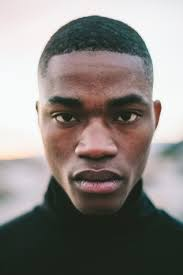
#> input picture FaceDetection/close_up.jpg, 183 x 275 px
$ python face_classifier.py
#> lines starting #> are read from the running program, lines starting #| are printed output that depends on the picture; after the words box and inside, x2 and y2 are one past the last pixel; in counts of white or black regions, pixels touching at a corner belong together
import numpy as np
import cv2

#open data folder path
folder_path = "/home/saqib/anaconda3/share/OpenCV/haarcascades/"

#set cascade classifier xml files
frontalface_classifier = 'haarcascade_frontalface_default.xml'
eye_classifier = 'haarcascade_eye.xml'

face_cascade = cv2.CascadeClassifier(folder_path + frontalface_classifier)
eye_cascade = cv2.CascadeClassifier(folder_path + eye_classifier)

input_name = "close_up.jpg"
output_name = "classifier_output.jpg"

#read image
img = cv2.imread(input_name)
#> img is the input picture: shape (275, 183, 3); mean B, G, R 126.9, 130.4, 136
gray = cv2.cvtColor(img, cv2.COLOR_BGR2GRAY)
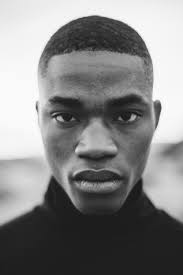
#> gray: shape (275, 183); min 16, max 255, mean 131.7

#apply both classifier
faces = face_cascade.detectMultiScale(gray, 1.3, 5)
#> faces = [[17, 60, 151, 151]]
for (x,y,w,h) in faces:
    img = cv2.rectangle(img,(x,y),(x+w,y+h),(255,0,0),2)
    roi_gray = gray[y:y+h, x:x+w]
    roi_color = img[y:y+h, x:x+w]
    eyes = eye_cascade.detectMultiScale(roi_gray)
    for (ex,ey,ew,eh) in eyes:
        cv2.rectangle(roi_color,(ex,ey),(ex+ew,ey+eh),(0,255,0),12)
#> this loop made 1 pass
#> (x, y, w, h, eyes) on pass 1: (17, 60, 151, 151, [[94, 38, 35, 35], [25, 32, 45, 45]])
#> pass 1, `img = cv2.rectangle(img,(x,y),(x+w,y+h),(255,0,0),2)`:
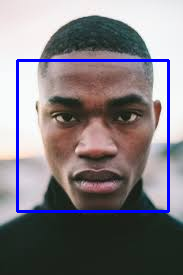
#> img: shape (275, 183, 3); 3.59% of pixels changed, all inside (x1, y1, x2, y2) = (16, 59, 170, 213)
#> pass 1, `roi_gray = gray[y:y+h, x:x+w]`:
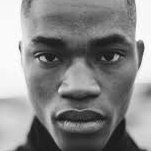
#> roi_gray: shape (151, 151); min 16, max 255, mean 135.7
#> pass 1, `roi_color = img[y:y+h, x:x+w]`:
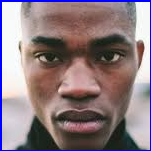
#> roi_color: shape (151, 151, 3); mean B, G, R 129.3, 124.2, 141.1
#> after the loop:
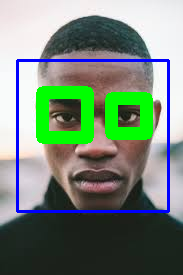
#> img: shape (275, 183, 3); 8.04% of pixels changed, all inside (x1, y1, x2, y2) = (36, 86, 153, 144)
#> after the loop:
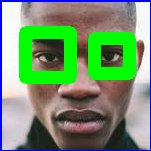
#> roi_color: shape (151, 151, 3); 17.75% of pixels changed, all inside (x1, y1, x2, y2) = (19, 26, 136, 84)

#write image
cv2.imwrite(output_name,img)
